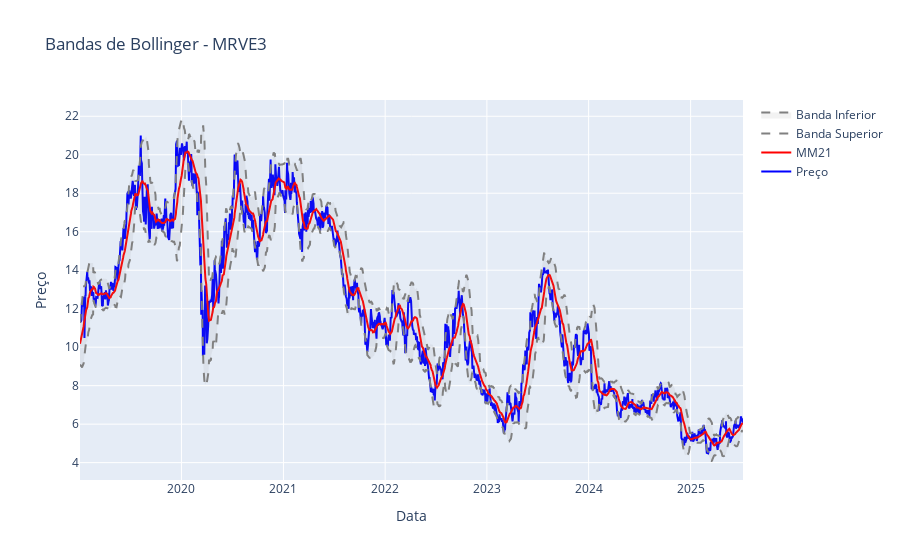

Write notebook code for a chart like this one.
### Code cell
import plotly.graph_objects as go
from plotly.subplots import make_subplots

# Bandas com média móvel 21 períodos e 2dp
preco['mm21'] = preco[codigo].rolling(21).mean()
Mov_SD = preco[codigo].rolling(21).std(ddof=0)
preco['mm21+2dp'] = preco['mm21'] + 2*Mov_SD
preco['mm21-2dp'] = preco['mm21'] - 2*Mov_SD

# Filtrar dados a partir de 2019
dados_plot = preco.loc['2019':]

# Criar gráfico
fig = go.Figure()

# Adicionar preço
fig.add_trace(go.Scatter(
    x=dados_plot.index,
    y=dados_plot[codigo],
    mode='lines',
    name='Preço',
    line=dict(color='blue')
))

# Adicionar média móvel
fig.add_trace(go.Scatter(
    x=dados_plot.index,
    y=dados_plot['mm21'],
    mode='lines',
    name='MM21',
    line=dict(color='red')
))

# Adicionar banda superior
fig.add_trace(go.Scatter(
    x=dados_plot.index,
    y=dados_plot['mm21+2dp'],
    mode='lines',
    name='Banda Superior',
    line=dict(color='gray', dash='dash')
))

# Adicionar banda inferior
fig.add_trace(go.Scatter(
    x=dados_plot.index,
    y=dados_plot['mm21-2dp'],
    mode='lines',
    name='Banda Inferior',
    line=dict(color='gray', dash='dash'),
    fill='tonexty',  # Preenchimento entre bandas
    fillcolor='rgba(128,128,128,0.1)'
))

fig.update_layout(
    title=f'Bandas de Bollinger - {codigo}',
    yaxis_title='Preço',
    xaxis_title='Data',
    hovermode='x unified'
)

fig.show()

### Figure 1 — Plotly figure (JSON) as saved in the notebook; plotly's stock layout.template omitted (floating-point values rounded to 4 significant figures; data arrays with more than 128 entries replaced by an {"elided": "..."} marker saying what was removed)
{"data": [{"line": {"color": "blue"}, "mode": "lines", "name": "Preço", "type": "scatter", "x": {"elided": "1620 str values"}, "y": {"elided": "1620 float values"}}, {"line": {"color": "red"}, "mode": "lines", "name": "MM21", "type": "scatter", "x": {"elided": "1620 str values"}, "y": {"elided": "1620 float values"}}, {"line": {"color": "gray", "dash": "dash"}, "mode": "lines", "name": "Banda Superior", "type": "scatter", "x": {"elided": "1620 str values"}, "y": {"elided": "1620 float values"}}, {"fill": "tonexty", "fillcolor": "rgba(128,128,128,0.1)", "line": {"color": "gray", "dash": "dash"}, "mode": "lines", "name": "Banda Inferior", "type": "scatter", "x": {"elided": "1620 str values"}, "y": {"elided": "1620 float values"}}], "layout": {"hovermode": "x unified", "title": {"text": "Bandas de Bollinger - MRVE3"}, "xaxis": {"title": {"text": "Data"}}, "yaxis": {"title": {"text": "Preço"}}}}
